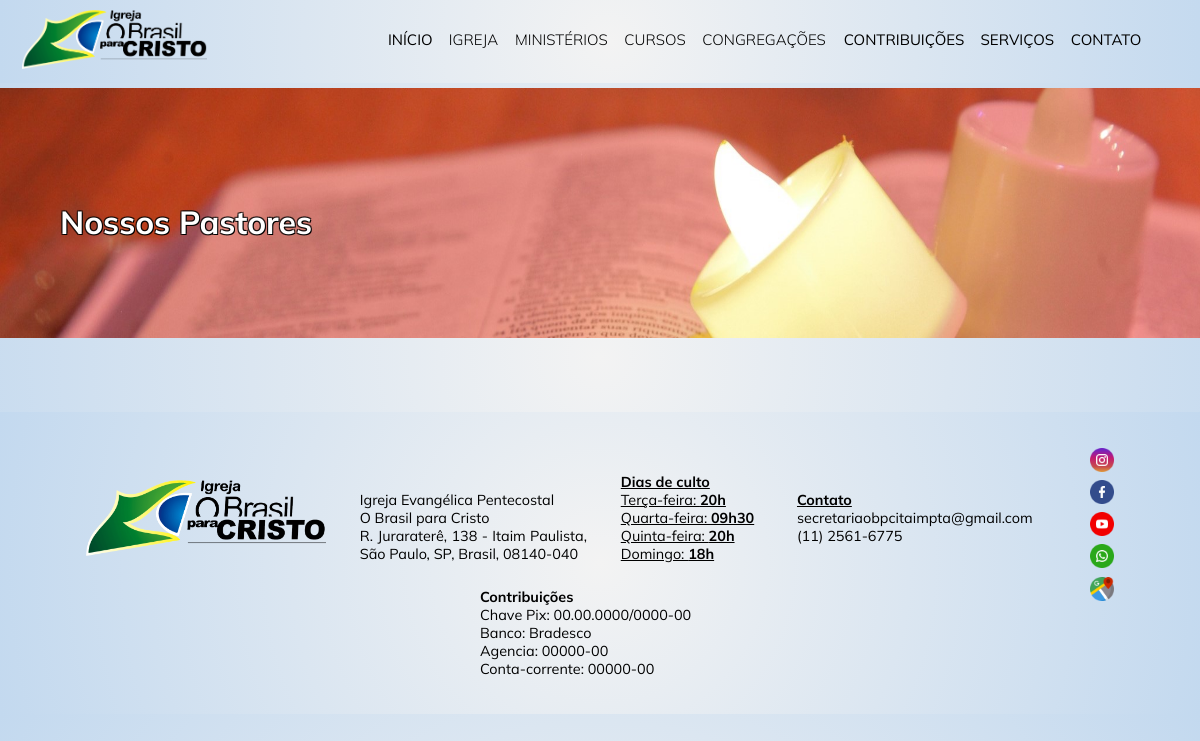
The app's page /pastores, older data.
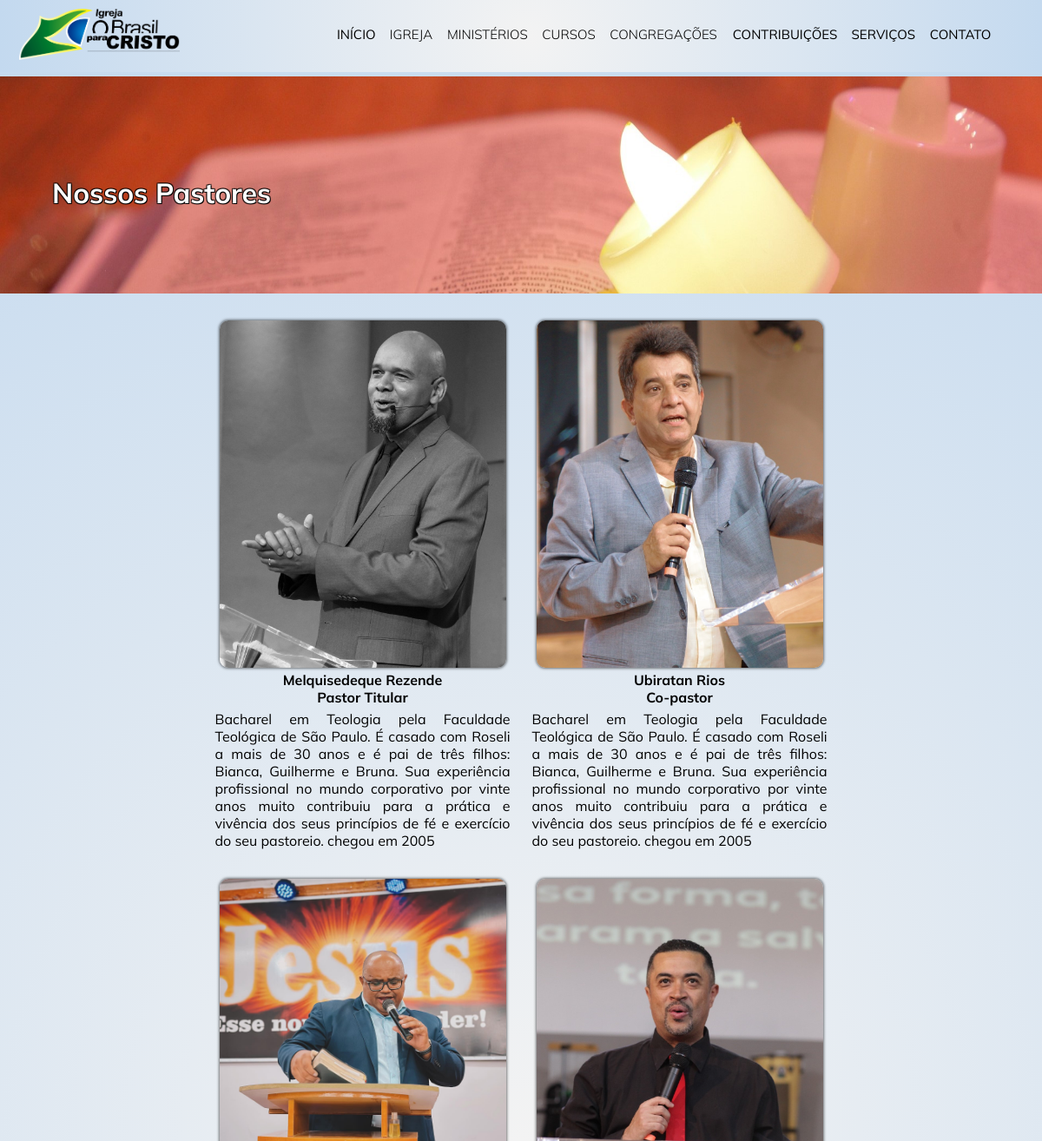
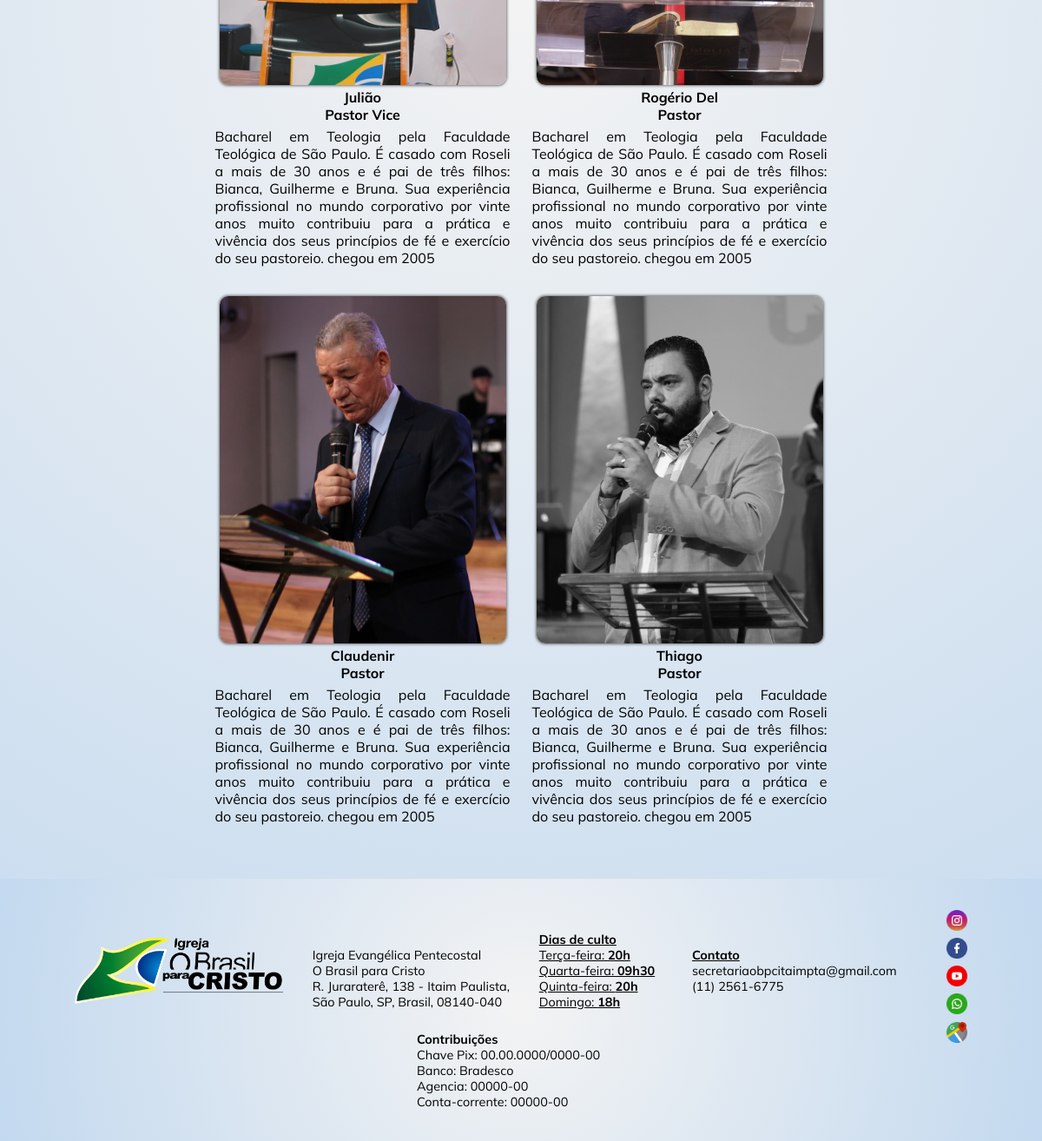
The same page, newer data (2 pictures, top to bottom).
### apps/site_obpc/models.py (models this page shows, shortened)
class Pastores(models.Model):
    nome_pastor= models.CharField(max_length=100,null=False,blank=False)
    cargo= models.CharField(max_length=100,null=False,blank=False)
    biografia= models.CharField(max_length=2000,null=False,blank=False)
    foto= models.ImageField(upload_to='pastores/foto_pastor',blank=False,help_text="Dimensão: 1051 x 1247 px")
    publicado= models.BooleanField(default=True)
    posicao= models.IntegerField(unique=True,null=True,default=None)

### apps/site_obpc/views.py (the view)
# urls.py: path('pastores',pastores,name='pastores'),
def pastores(request):
    pastores= Pastores.objects.order_by('posicao').filter(publicado=True)
    return render(request,'site/pastores.html',{"cards":pastores})

### apps/site_obpc/context_processors.py (called while the page is built)
def MinisteriosContext(request):
    return{"ministerios":Ministerios.objects.all()}

def CongregacoesContext(request):
    return{"congregacoes":Congregacoes.objects.all()}

def CursosContext(request):
    return{"cursos_menu":Cursos.objects.order_by('nome_curso_abreviado')}

### templates/site/pastores.html
{% extends 'shared/base.html' %}
{% load static %}
{% block content %}
<div class="cabecalho_qsomos">
    <img src="{% static 'assets/banner_eventos.jpg' %}" alt="banner">
    <h1>Nossos Pastores</h1>
</div>
<div class="div_pastor">
    {% if cards %}
    {% for pastor in cards %}
    <div class="pastor_card">
        <div class="alinhamento_div_pastor">
            <div class="alinhamento_foto_nome">
                <img class="foto_pastor" src="{{pastor.foto.url}}" alt="foto_pastor">
            </div>
            <h4 class="nome_pastor">{{pastor.nome_pastor}}</h4>
            <h4 class="titulo_cargo">{{pastor.cargo}}</h4>
            <p class="biografia_pastor">
                {{pastor.biografia}}
            </p>
        </div>
    </div>
    {% endfor %}
    {% endif %}
</div>
{% endblock %}

Row changes from the older to the newer data that the page shows:
added Pastores: foto (picture), nome_pastor "Melquisedeque Rezende", cargo "Pastor Titular", biografia "Bacharel em Teologia pela Faculdade Teológica de São Paulo. É casado com Roseli a mais de 30 anos e é pai de três filhos: Bianca, Guilherme e Bruna. Sua experiência profissional no mundo corporativo por vinte anos muito contribuiu para a prática e vivência dos seus princípios de fé e exercício do seu pastoreio. chegou em 2005"
added Pastores: foto (picture), nome_pastor "Ubiratan Rios", cargo "Co-pastor", biografia "Bacharel em Teologia pela Faculdade Teológica de São Paulo. É casado com Roseli a mais de 30 anos e é pai de três filhos: Bianca, Guilherme e Bruna. Sua experiência profissional no mundo corporativo por vinte anos muito contribuiu para a prática e vivência dos seus princípios de fé e exercício do seu pastoreio. chegou em 2005"
added Pastores: foto (picture), nome_pastor "Julião", cargo "Pastor Vice", biografia "Bacharel em Teologia pela Faculdade Teológica de São Paulo. É casado com Roseli a mais de 30 anos e é pai de três filhos: Bianca, Guilherme e Bruna. Sua experiência profissional no mundo corporativo por vinte anos muito contribuiu para a prática e vivência dos seus princípios de fé e exercício do seu pastoreio. chegou em 2005"
added Pastores: foto (picture), nome_pastor "Rogério Del", cargo "Pastor", biografia "Bacharel em Teologia pela Faculdade Teológica de São Paulo. É casado com Roseli a mais de 30 anos e é pai de três filhos: Bianca, Guilherme e Bruna. Sua experiência profissional no mundo corporativo por vinte anos muito contribuiu para a prática e vivência dos seus princípios de fé e exercício do seu pastoreio. chegou em 2005"
added Pastores: foto (picture), nome_pastor "Claudenir", cargo "Pastor", biografia "Bacharel em Teologia pela Faculdade Teológica de São Paulo. É casado com Roseli a mais de 30 anos e é pai de três filhos: Bianca, Guilherme e Bruna. Sua experiência profissional no mundo corporativo por vinte anos muito contribuiu para a prática e vivência dos seus princípios de fé e exercício do seu pastoreio. chegou em 2005"
added Pastores: foto (picture), nome_pastor "Thiago", cargo "Pastor", biografia "Bacharel em Teologia pela Faculdade Teológica de São Paulo. É casado com Roseli a mais de 30 anos e é pai de três filhos: Bianca, Guilherme e Bruna. Sua experiência profissional no mundo corporativo por vinte anos muito contribuiu para a prática e vivência dos seus princípios de fé e exercício do seu pastoreio. chegou em 2005"
